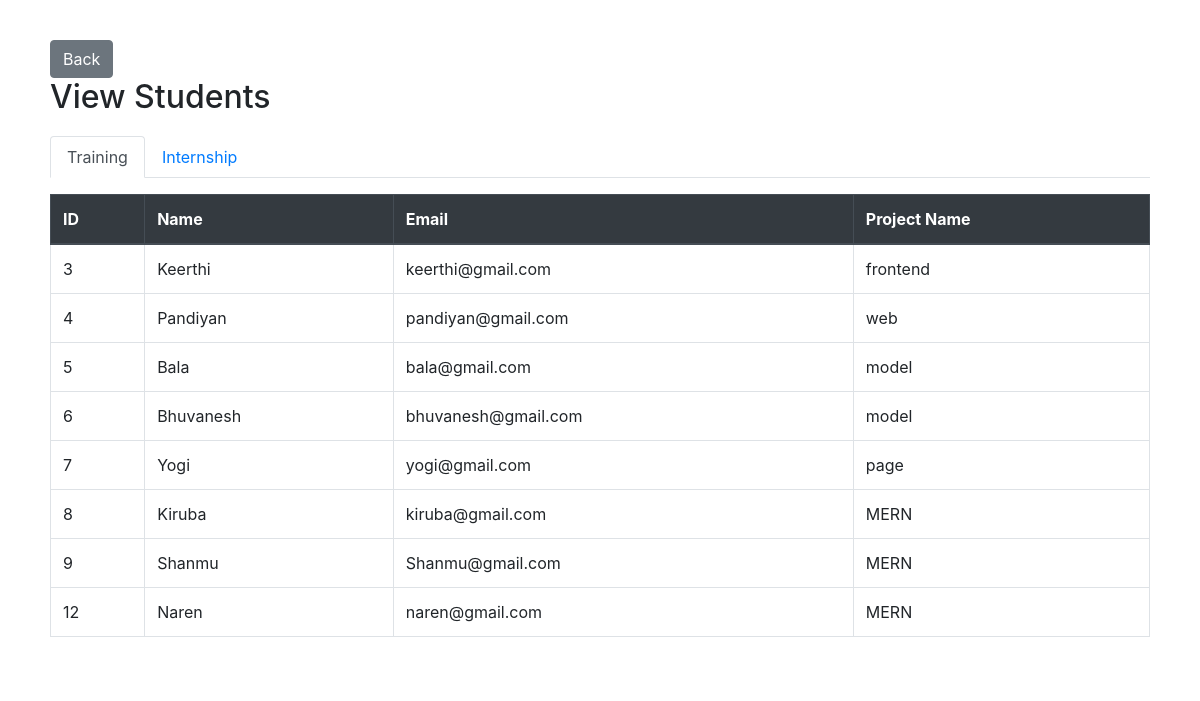
The app's page /view_students.php with its own data.
### tables this page shows
CREATE TABLE `students` (
  `id` int(11) NOT NULL,
  `name` varchar(255) NOT NULL,
  `email` varchar(255) NOT NULL,
  `role` enum('training','internship') NOT NULL,
  `college_name` varchar(255) DEFAULT NULL,
  `project_name` varchar(255) DEFAULT NULL
);

### view_students.php (the view, shortened to what this page needs)
<?php
include 'db_connect.php';
$sql = "SELECT * FROM students";
$stmt = $conn->prepare($sql);
$stmt->execute();
$students = $stmt->fetchAll(PDO::FETCH_ASSOC);
$roles = [];
foreach ($students as $student) {
    $roles[$student['role']][] = $student;
}
?>
<!DOCTYPE html>
<html lang="en">
<head>
    <link rel="stylesheet" href="https://maxcdn.bootstrapcdn.com/bootstrap/4.5.2/css/bootstrap.min.css">
</head>
<body>
    <div class="container">
    <a href="dashboard.html" class="btn btn-secondary">Back</a>
        <h2>View Students</h2>
        <ul class="nav nav-tabs" id="myTab" role="tablist">
            <?php foreach ($roles as $role => $students): ?>
                <li class="nav-item">
                    <a class="nav-link <?php echo $role === array_key_first($roles) ? 'active' : ''; ?>" id="<?php echo $role; ?>-tab" data-toggle="tab" href="#<?php echo $role; ?>" role="tab" aria-controls="<?php echo $role; ?>" aria-selected="<?php echo $role === array_key_first($roles) ? 'true' : 'false'; ?>">
                        <?php echo ucfirst($role); ?>
                    </a>
                </li>
            <?php endforeach; ?>
        </ul>
        <div class="tab-content" id="myTabContent">
            <?php foreach ($roles as $role => $students): ?>
                <div class="tab-pane fade <?php echo $role === array_key_first($roles) ? 'show active' : ''; ?>" id="<?php echo $role; ?>" role="tabpanel" aria-labelledby="<?php echo $role; ?>-tab">
                    <table class="table table-bordered mt-3">
                        <thead class="thead-dark">
                            <tr>
                                <th>ID</th>
                                <th>Name</th>
                                <th>Email</th>
                                <th>Project Name</th>
                            </tr>
                        </thead>
                        <tbody>
                            <?php foreach ($students as $student): ?>
                                <tr>
                                    <td><?= htmlspecialchars($student['id']) ?></td>
                                    <td><?= htmlspecialchars($student['name']) ?></td>
                                    <td><?= htmlspecialchars($student['email']) ?></td>
                                    <td><?= htmlspecialchars($student['project_name']) ?></td>
                                </tr>
                            <?php endforeach; ?>
                        </tbody>
                    </table>
                </div>
            <?php endforeach; ?>
        </div>
    </div>
</body>
</html>

### view_students.php (style rules this page uses)
body { background: url('bgimage.jpg') no-repeat center center fixed; background-size: cover; }
.container { background-color: rgba(255, 255, 255, 0.8); padding: 20px; border-radius: 10px; margin-top: 20px; }
h2 { margin-bottom: 20px; }
table { background-color: white; }

### records on screen
students: id "3", name "Keerthi", email "keerthi@gmail.com", project_name "frontend"
students: id "4", name "Pandiyan", email "pandiyan@gmail.com", project_name "web"
students: id "5", name "Bala", email "bala@gmail.com", project_name "model"
students: id "6", name "Bhuvanesh", email "bhuvanesh@gmail.com", project_name "model"
students: id "7", name "Yogi", email "yogi@gmail.com", project_name "page"
students: id "8", name "Kiruba", email "kiruba@gmail.com", project_name "MERN"
students: id "9", name "Shanmu", email "Shanmu@gmail.com", project_name "MERN"
students: id "12", name "Naren", email "naren@gmail.com", project_name "MERN"

### other values on screen
$role "Training"
$role "Internship"
